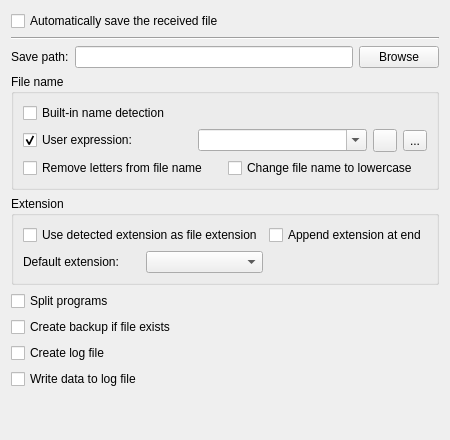
     <widget class="QWidget" name="autoSaveTab">
      <attribute name="title">
       <string>Auto save</string>
      </attribute>
      <layout class="QVBoxLayout" name="verticalLayout_3">
       <item>
        <layout class="QHBoxLayout" name="horizontalLayout_4">
         <item>
          <widget class="QCheckBox" name="autoSaveCheckBox">
           <property name="toolTip">
            <string>Automatically save the received file.
If the file name has not been automatically detected, the file name will be the current date and time.</string>
           </property>
           <property name="text">
            <string>Automatically save the received file</string>
           </property>
           <property name="checked">
            <bool>false</bool>
           </property>
          </widget>
         </item>
        </layout>
       </item>
       <item>
        <widget class="Line" name="line">
         <property name="orientation">
          <enum>Qt::Horizontal</enum>
         </property>
        </widget>
       </item>
       <item>
        <layout class="QHBoxLayout" name="horizontalLayout_10">
         <item>
          <widget class="QLabel" name="label">
           <property name="text">
            <string>Save path:</string>
           </property>
          </widget>
         </item>
         <item>
          <widget class="QLineEdit" name="savePathLineEdit">
           <property name="text">
            <string/>
           </property>
           <property name="readOnly">
            <bool>true</bool>
           </property>
          </widget>
         </item>
         <item>
          <widget class="QPushButton" name="browse1PushButton">
           <property name="toolTip">
            <string>Browse for save path</string>
           </property>
           <property name="text">
            <string>Browse</string>
           </property>
           <property name="icon">
            <iconset resource="../application.qrc">
             <normaloff>:/images/browse.png</normaloff>:/images/browse.png</iconset>
           </property>
          </widget>
         </item>
        </layout>
       </item>
       <item>
        <widget class="QGroupBox" name="fileNameGroupBox">
         <property name="title">
          <string>File name</string>
         </property>
         <layout class="QGridLayout" name="gridLayout_18">
          <item row="0" column="0">
           <widget class="QCheckBox" name="detectFormFileNameCheckBox">
            <property name="toolTip">
             <string>&lt;html&gt;&lt;head/&gt;&lt;body&gt;&lt;p&gt;If checked, filename of program to save will be taken from program name eg O0051, :1246, %MPF456, %_N_PR25475002_MPF, $O0004.MIN%... &lt;/p&gt;&lt;p&gt;If filename will be empty (not found) user definied regular expression will be used. If not found date-time code will be uased as filename. &lt;/p&gt;&lt;p&gt;&lt;br/&gt;&lt;/p&gt;&lt;p&gt;If checked, user definied regular expression will be used first, if not found name of program will be used and if not found date-code.&lt;/p&gt;&lt;p&gt;&lt;br/&gt;&lt;/p&gt;&lt;/body&gt;&lt;/html&gt;</string>
            </property>
            <property name="text">
             <string>Built-in name detection</string>
            </property>
            <property name="checked">
             <bool>false</bool>
            </property>
            <property name="autoExclusive">
             <bool>true</bool>
            </property>
           </widget>
          </item>
          <item row="1" column="0">
           <layout class="QHBoxLayout" name="horizontalLayout_12">
            <item>
             <widget class="QCheckBox" name="userExpCheckBox">
              <property name="text">
               <string>User expression:</string>
              </property>
              <property name="checked">
               <bool>true</bool>
              </property>
              <property name="autoExclusive">
               <bool>true</bool>
              </property>
             </widget>
            </item>
            <item>
             <widget class="QComboBox" name="fileNameExpASComboBox">
              <property name="toolTip">
               <string>User defined regular expression to find filename in program.</string>
              </property>
              <property name="editable">
               <bool>true</bool>
              </property>
              <property name="maxCount">
               <number>64</number>
              </property>
             </widget>
            </item>
            <item>
             <widget class="QToolButton" name="addfileNameButton">
              <property name="toolTip">
               <string>Add to the list</string>
              </property>
              <property name="text">
               <string/>
              </property>
              <property name="icon">
               <iconset resource="../application.qrc">
                <normaloff>:/images/add.svg</normaloff>:/images/add.svg</iconset>
              </property>
             </widget>
            </item>
            <item>
             <widget class="QToolButton" name="removeFileNameButton">
              <property name="toolTip">
               <string>Delete from the list</string>
              </property>
              <property name="text">
               <string>...</string>
              </property>
              <property name="icon">
               <iconset resource="../application.qrc">
                <normaloff>:/images/list-remove.svg</normaloff>:/images/list-remove.svg</iconset>
              </property>
             </widget>
            </item>
           </layout>
          </item>
          <item row="3" column="0">
           <layout class="QHBoxLayout" name="horizontalLayout_11">
            <item>
             <widget class="QCheckBox" name="removeLettersCheckBox">
              <property name="toolTip">
               <string>Letters in detected filename will be removed (only digits will be left).
If in result filename becomes empty, version with letters will be used.</string>
              </property>
              <property name="text">
               <string>Remove letters from file name</string>
              </property>
             </widget>
            </item>
            <item>
             <widget class="QCheckBox" name="fileNameLowerCaseCheckBox">
              <property name="toolTip">
               <string>Filename extracted from Caller program will be changed to lowercase characters (maybe important if your OS is case sensitive).</string>
              </property>
              <property name="text">
               <string>Change file name to lowercase</string>
              </property>
             </widget>
            </item>
           </layout>
          </item>
         </layout>
        </widget>
       </item>
       <item>
        <widget class="QGroupBox" name="groupBox_5">
         <property name="title">
          <string>Extension </string>
         </property>
         <layout class="QGridLayout" name="gridLayout_17">
          <item row="0" column="1">
           <widget class="QCheckBox" name="useAsExtCheckBox">
            <property name="toolTip">
             <string>If detected file name contains &quot;extension&quot; (eg MPF in %_N_PR25475002_MPF, MIN in $O0004.MIN% or MPF in %MPF456...) it will be used as extension of saved file.
Setting &quot;file extension&quot; will be ignored.</string>
            </property>
            <property name="text">
             <string>Use detected extension as file extension</string>
            </property>
            <property name="checked">
             <bool>false</bool>
            </property>
            <property name="autoExclusive">
             <bool>false</bool>
            </property>
           </widget>
          </item>
          <item row="0" column="2">
           <widget class="QCheckBox" name="appendExtCheckBox">
            <property name="toolTip">
             <string>If detected file name contains &quot;extension&quot; (eg MPF in %_N_PR25475002_MPF, MIN in $O0004.MIN% or MPF in  %MPF456...) it will be used as part of filename. At end of the filename after character '_'  (eg O0004_MIN.nc).
Selected file extension will be used.</string>
            </property>
            <property name="text">
             <string>Append extension at end</string>
            </property>
            <property name="autoExclusive">
             <bool>false</bool>
            </property>
           </widget>
          </item>
          <item row="1" column="1">
           <layout class="QHBoxLayout" name="horizontalLayout_7">
            <item>
             <widget class="QLabel" name="label_21">
              <property name="text">
               <string>Default extension:</string>
              </property>
             </widget>
            </item>
            <item>
             <widget class="QComboBox" name="saveExtComboBox">
              <property name="toolTip">
               <string>Extension of saved file</string>
              </property>
              <property name="editable">
               <bool>false</bool>
              </property>
              <property name="currentText">
               <string/>
              </property>
              <property name="duplicatesEnabled">
               <bool>false</bool>
              </property>
             </widget>
            </item>
           </layout>
          </item>
         </layout>
        </widget>
       </item>
       <item>
        <widget class="QCheckBox" name="splitProgramsCheckBox">
         <property name="toolTip">
          <string>If received data will contain more than one CNC program, they will be saved in independent files
This setting can cause data loss if detection of filename fails.</string>
         </property>
         <property name="text">
          <string>Split programs</string>
         </property>
        </widget>
       </item>
       <item>
        <widget class="QCheckBox" name="renameCheckBox">
         <property name="toolTip">
          <string>If save path will already contain a file, old file will be renamed to *.bak</string>
         </property>
         <property name="text">
          <string>Create backup if file exists</string>
         </property>
        </widget>
       </item>
       <item>
        <widget class="QCheckBox" name="logFileCheckBox">
         <property name="toolTip">
          <string>Save debug information to log file:
&quot;Save path&quot; &quot;settings name&quot;_serial_log.txt</string>
         </property>
         <property name="text">
          <string>Create log file</string>
         </property>
        </widget>
       </item>
       <item>
        <widget class="QCheckBox" name="logDataCheckBox">
         <property name="text">
          <string>Write data to log file</string>
         </property>
        </widget>
       </item>
       <item>
        <spacer name="verticalSpacer_4">
         <property name="orientation">
          <enum>Qt::Vertical</enum>
         </property>
         <property name="sizeHint" stdset="0">
          <size>
           <width>20</width>
           <height>40</height>
          </size>
         </property>
        </spacer>
       </item>
      </layout>
     </widget>
